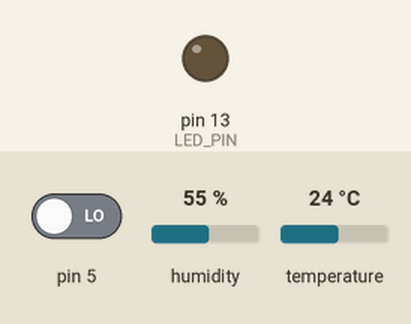
Recording of a sketch running on a simulated Arduino Uno, built with avr-gcc and run on an emulated ATmega328P. Shown: output pins drawn as LEDs (lit = HIGH). Inputs (shaded band) come from the test bench; at power-on: pin 5 LOW, humidity 55 %, temperature 24 °C.

Above: at 2.8 s.
2.9 s: pin 5 driven HIGH
At 4.2 s:
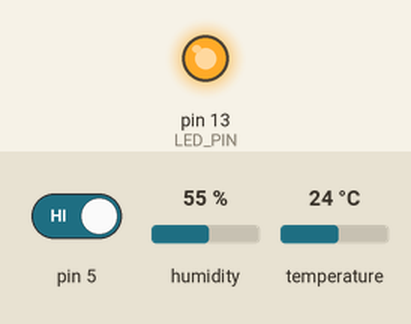
4.5 s: pin 5 driven LOW
At 5.5 s:
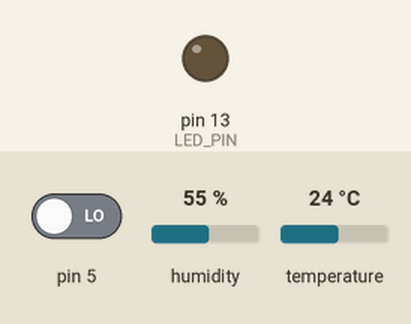
Timing chart, 0 to 7.5 s (numbered marks = the images above; inputs shaded):
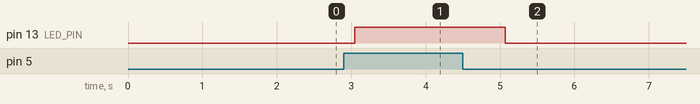

The sketch:

sensor_wifi_2.4G.ino
```cpp
#include "DHT_sensor_library.h"

// Definir el pin del LED
#define LED_PIN 13

void setup() {
    initDHT();
    initOtherSensors();

    // Configurar el pin del LED como salida
    pinMode(LED_PIN, OUTPUT);
}

void loop() {
    float temperature = readTemperature();
    float humidity = readHumidity();
    int wifiState = readWiFi2_4GSensor();

    if (wifiState == HIGH) {
        // Encender el LED cuando se detecte señal WiFi de 2.4GHz
        digitalWrite(LED_PIN, HIGH);
        Serial.println("¡Se detectó señal WiFi de 2.4GHz!");
    } else {
        // Apagar el LED cuando no se detecte señal WiFi de 2.4GHz
        digitalWrite(LED_PIN, LOW);
    }

    delay(1000);
}
```

Measured:
- after the input at 2.9 s, pin 13 (LED_PIN): LOW → HIGH after 0.15 s
- after the input at 4.5 s, pin 13 (LED_PIN): HIGH → LOW after 0.57 s
